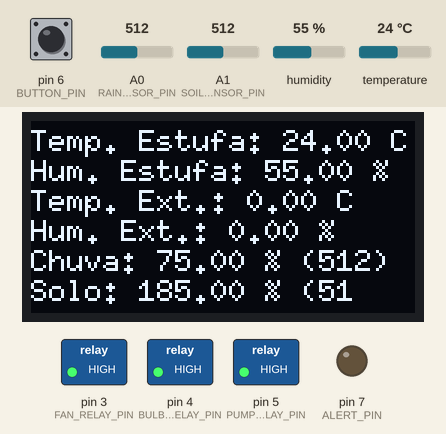
A sketch run on a simulated Arduino Uno, built with avr-gcc and run on an emulated ATmega328P. Shown: 128×64 one-colour display, switched loads named in the sketch (green lamp = pin HIGH), output pins drawn as LEDs (lit = HIGH). Inputs (shaded band) come from the test bench; at power-on: pin 6 (BUTTON_PIN) HIGH, A0 (RAIN_SENSOR_PIN) = 512, A1 (SOIL_MOISTURE_SENSOR_PIN) = 512, humidity 55 %, temperature 24 °C.

Above: at 4.6 s.
4.7 s: pin 6 (BUTTON_PIN) pulled LOW for 0.15 s
At 5.9 s:
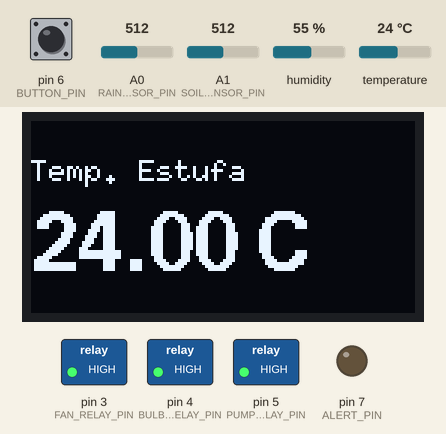
6.5 s: pin 6 (BUTTON_PIN) pulled LOW for 1 s
At 7.9 s:
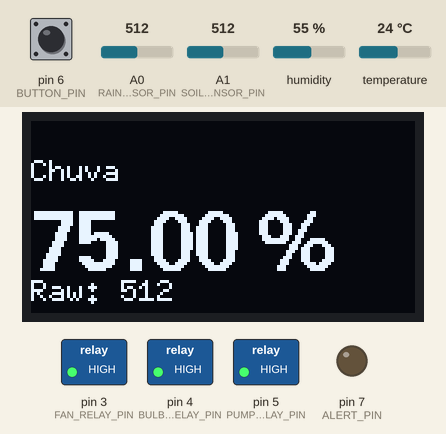
9.0 s: pin 6 (BUTTON_PIN) pulled LOW for 0.15 s
At 9.6 s:
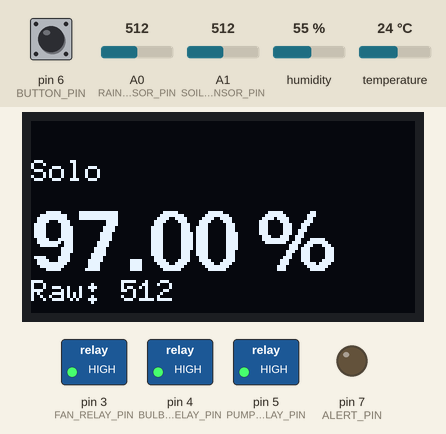
Timing chart, 0 to 12.0 s (numbered marks = the images above; inputs shaded):
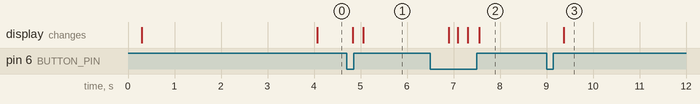

Measured:
- after the input at 4.7 s, the display: first differs from a run without the input after 0.36 s (image 1)
- after the input at 6.5 s, the display: first changes after 0.40 s (image 2 shows a later state)
- after the input at 9.0 s, the display: changes after 0.37 s (image 3)

The sketch:

greenhouse.ino
```cpp
#include <Adafruit_Sensor.h>  // Biblioteca para trabalhar com sensores
#include <DHT.h>              // Biblioteca para o sensor de temperatura e umidade DHT
#include <Wire.h>             // Biblioteca para comunicação I2C
#include <U8glib.h>           // Biblioteca para displays OLED

// Definições dos pinos dos sensores, relés e botão
#define DHTPIN 2
#define DHTTYPE DHT11
#define RAIN_SENSOR_PIN A0
#define SOIL_MOISTURE_SENSOR_PIN A1
#define FAN_RELAY_PIN 3
#define BULB_RELAY_PIN 4
#define PUMP_RELAY_PIN 5
#define BUTTON_PIN 6  // Pino do botão para trocar as telas
#define ALERT_PIN 7   // Pino para alerta (buzzer ou LED)

// Configuração do display OLED
#define OLED_RESET 4
U8GLIB_SSD1306_128X64 display(OLED_RESET);

DHT dht(DHTPIN, DHTTYPE);

// Variáveis para armazenar a temperatura máxima desejada e os dados externos
float temp_max = 25.0;
float temp_min = 20.0;
float externalTemperature = 0.0;
float externalHumidity = 0.0;

// Valores calibrados dos sensores
const int RAIN_SENSOR_MIN = 1023;
const int RAIN_SENSOR_MAX = 350;
const int SOIL_MOISTURE_MIN = 1023;
const int SOIL_MOISTURE_MAX = 500;

int currentScreen = 0;  // Variável para rastrear a tela atual
unsigned long lastDebounceTime = 0;
unsigned long debounceDelay = 50;

bool relaysInitialized = false; // Variável para verificar se os relés já foram inicializados
unsigned long relayInitTime = 0;
const unsigned long relayDelay = 5000; // Atraso de 5 segundos para inicialização dos relés

// Variáveis para controle de tempo do display
unsigned long lastInteractionTime = 0;
const unsigned long displayTimeout = 30000; // 30 segundos

// Média móvel simples para suavização das leituras de umidade do solo
const int numReadings = 10;
int readings[numReadings];
int readIndex = 0;
int total = 0;
int average = 0;

void setup() {
    Serial.begin(9600);
    pinMode(RAIN_SENSOR_PIN, INPUT);
    pinMode(SOIL_MOISTURE_SENSOR_PIN, INPUT);
    pinMode(FAN_RELAY_PIN, OUTPUT);
    pinMode(BULB_RELAY_PIN, OUTPUT);
    pinMode(PUMP_RELAY_PIN, OUTPUT);
    pinMode(BUTTON_PIN, INPUT_PULLUP);  // Configura o botão como entrada com pull-up
    pinMode(ALERT_PIN, OUTPUT);         // Configura o pino de alerta

    dht.begin();
    display.begin();

    // Inicializa as leituras de solo
    for (int i = 0; i < numReadings; i++) {
        readings[i] = 0;
    }

    // Inverter a orientação do display
    display.setRot180();

    // Inicializa os relés desligados (ajuste dependendo se os relés são ativos em nível baixo ou alto)
    digitalWrite(FAN_RELAY_PIN, HIGH);   // Se o relé for ativo em nível baixo, inicie com HIGH
    digitalWrite(BULB_RELAY_PIN, HIGH);  // Se o relé for ativo em nível baixo, inicie com HIGH
    digitalWrite(PUMP_RELAY_PIN, HIGH);  // Se o relé for ativo em nível baixo, inicie com HIGH

    displayInitialization();
    delay(3000);
    relayInitTime = millis(); // Armazena o tempo de início
}

// Função para desenhar informações no display OLED com valor raw
void draw(String label, float value, String unit, int raw = -1) {
    display.firstPage();
    do {
        display.setFont(u8g_font_6x10);
        display.setPrintPos(0, 20);
        display.print(label);

        display.setFont(u8g_font_fub20);
        display.setPrintPos(0, 50);
        display.print(value);

        int xOffset = String(value).length() * 15;
        display.setPrintPos(xOffset, 50);
        display.print(unit);

        if (raw >= 0) { // Se houver um valor raw, exibe-o em uma posição menor
            display.setFont(u8g_font_6x10);
            display.setPrintPos(0, 60); // Posição na linha de baixo
            display.print("Raw: ");
            display.print(raw);
        }
    } while (display.nextPage());
}

// Função para exibir todas as informações na tela inicial
void displayAllData(float internalTemp, float internalHum, float externalTemp, float externalHum, float rainPerc, int rainRaw, float soilPerc, int soilRaw) {
    display.firstPage();
    do {
        display.setFont(u8g_font_6x10);

        display.setPrintPos(0, 10);
        display.print("Temp. Estufa: ");
        display.print(internalTemp);
        display.print(" C");

        display.setPrintPos(0, 20);
        display.print("Hum. Estufa: ");
        display.print(internalHum);
        display.print(" %");

        display.setPrintPos(0, 30);
        display.print("Temp. Ext.: ");
        display.print(externalTemp);
        display.print(" C");

        display.setPrintPos(0, 40);
        display.print("Hum. Ext.: ");
        display.print(externalHum);
        display.print(" %");

        display.setPrintPos(0, 50);
        display.print("Chuva: ");
        display.print(rainPerc);
        display.print(" % (");
        display.print(rainRaw);
        display.print(")");

        display.setPrintPos(0, 60);
        display.print("Solo: ");
        display.print(soilPerc);
        display.print(" % (");
        display.print(soilRaw);
    } while (display.nextPage());
}

// Função para exibir a inicialização no display OLED
void displayInitialization() {
    display.firstPage();
    do {
        display.setFont(u8g_font_fub20);
        display.setPrintPos(0, 20);
        display.print("C.E.S.A");

        display.setFont(u8g_font_6x10);
        display.setPrintPos(0, 40);
        display.print("Agrinho 2024 Robotica");
    } while (display.nextPage());
}

// Função para processar os dados recebidos do ESP01
void processSerialInput(String input) {
    int tempIndex = input.indexOf("TEMP:");
    int humIndex = input.indexOf("HUM:");

    if (tempIndex != -1 && humIndex != -1) {
        externalTemperature = input.substring(tempIndex + 5, input.indexOf(";", tempIndex)).toFloat();
        externalHumidity = input.substring(humIndex + 4, input.indexOf(";", humIndex)).toFloat();
    } else {
        Serial.println("Erro ao processar dados do ESP01");
    }
}

// Função para verificar o estado do botão e alternar entre as telas
void checkButton() {
    int buttonState = digitalRead(BUTTON_PIN);

    if (buttonState == LOW) {
        unsigned long currentTime = millis();
        if (currentTime - lastDebounceTime > debounceDelay) {
            currentScreen++;
            if (currentScreen > 6) { // Se passar do número de telas, reinicia para a tela inicial
                currentScreen = 0;
            }
            lastDebounceTime = currentTime;
            lastInteractionTime = millis(); // Registra a última interação com o botão
        }
    }
}

// Função para verificar se o display deve ser desligado por inatividade
void checkDisplayTimeout() {
    if (millis() - lastInteractionTime > displayTimeout) {
        display.sleepOn();
    } else {
        display.sleepOff();
    }
}

void loop() {
    float internalTemperature = dht.readTemperature();
    float internalHumidity = dht.readHumidity();

    if (isnan(internalTemperature) || isnan(internalHumidity)) {
        Serial.println("Erro ao ler o sensor DHT11");
        return;  // Sai da função loop se os dados forem inválidos
    }

    int rainSensorValue = analogRead(RAIN_SENSOR_PIN);

    // Média móvel simples para suavizar leituras de umidade do solo
    total = total - readings[readIndex];  // Subtrai a leitura mais antiga
    readings[readIndex] = analogRead(SOIL_MOISTURE_SENSOR_PIN);  // Lê o novo valor
    total = total + readings[readIndex];  // Adiciona a nova leitura
    readIndex = (readIndex + 1) % numReadings;  // Avança para o próximo índice
    average = total / numReadings;  // Calcula a média

    // Inicialização dos relés após o tempo definido
    if (!relaysInitialized && millis() - relayInitTime > relayDelay) {
        relaysInitialized = true;
    }

    if (relaysInitialized) {
        // Controle dos relés com histerese
        if (internalTemperature > temp_max) {
            digitalWrite(FAN_RELAY_PIN, LOW);  // Liga ventilador
        } else if (internalTemperature < temp_min) {
            digitalWrite(FAN_RELAY_PIN, HIGH);  // Desliga ventilador
        }

        // Controle da lâmpada com base na umidade
        if (internalHumidity < 50.0) {
            digitalWrite(BULB_RELAY_PIN, LOW);  // Liga lâmpada
        } else {
            digitalWrite(BULB_RELAY_PIN, HIGH);  // Desliga lâmpada
        }
    }

    // Cálculo dos percentuais com base nas leituras
    float rainPercentage = map(rainSensorValue, RAIN_SENSOR_MIN, RAIN_SENSOR_MAX, 0, 100);
    float soilMoisturePercentage = map(average, SOIL_MOISTURE_MIN, SOIL_MOISTURE_MAX, 0, 100);

    // Controle de alerta
    if (internalTemperature > temp_max || soilMoisturePercentage < 30) {
        digitalWrite(ALERT_PIN, HIGH);  // Liga alerta
    } else {
        digitalWrite(ALERT_PIN, LOW);   // Desliga alerta
    }

    // Processamento dos dados recebidos via serial
    if (Serial.available() > 0) {
        String input = Serial.readString();
        processSerialInput(input);
    }

    // Verifica se o botão foi pressionado
    checkButton();

    // Exibe as telas correspondentes
    switch (currentScreen) {
        case 0:
            displayAllData(internalTemperature, internalHumidity, externalTemperature, externalHumidity, rainPercentage, rainSensorValue, soilMoisturePercentage, average);
            break;
        case 1:
            draw("Temp. Estufa", internalTemperature, "C");
            break;
        case 2:
            draw("Hum. Estufa", internalHumidity, "%");
            break;
        case 3:
            draw("Temp. Ext.", externalTemperature, "C");
            break;
        case 4:
            draw("Hum. Ext.", externalHumidity, "%");
            break;
        case 5:
            draw("Chuva", rainPercentage, "%", rainSensorValue);
            break;
        case 6:
            draw("Solo", soilMoisturePercentage, "%", average);
            break;
    }

    // Verifica o timeout do display
    checkDisplayTimeout();
}
```
